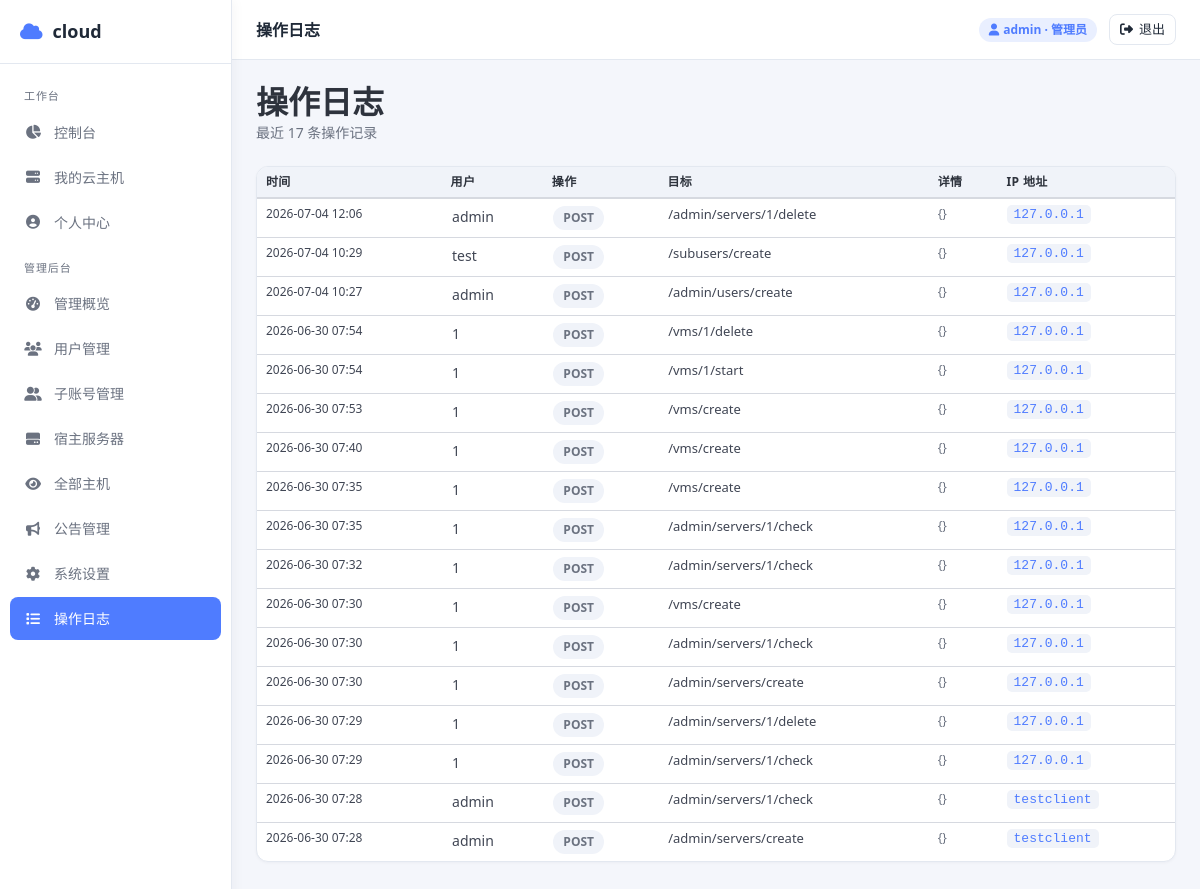
The page /admin/logs (signed in) on the database its author committed.
### app/models.py (models this page shows)
class User(Base):
    __tablename__ = "users"
    id: Mapped[int] = mapped_column(Integer, primary_key=True, autoincrement=True)
    username: Mapped[str] = mapped_column(String(64), unique=True, nullable=False, index=True)
    password_hash: Mapped[str] = mapped_column(String(256), nullable=False)
    role: Mapped[UserRole] = mapped_column(SAEnum(UserRole), default=UserRole.USER)
    is_active: Mapped[bool] = mapped_column(Boolean, default=True)
    parent_id: Mapped[int] = mapped_column(Integer, ForeignKey("users.id"), nullable=True)
    created_at: Mapped[datetime] = mapped_column(DateTime, default=_utcnow)
    updated_at: Mapped[datetime] = mapped_column(DateTime, default=_utcnow, onupdate=_utcnow)
    vms = relationship("VM", back_populates="owner")
    servers = relationship("Server", back_populates="owner")
    parent = relationship("User", remote_side="User.id", back_populates="subusers")
    subusers = relationship("User", back_populates="parent")
    vm_assignments = relationship("VMAssignment", back_populates="subuser", cascade="all, delete-orphan")

class OperationLog(Base):
    __tablename__ = "operation_logs"
    id: Mapped[int] = mapped_column(Integer, primary_key=True, autoincrement=True)
    user_id: Mapped[int] = mapped_column(Integer, ForeignKey("users.id"), nullable=True)
    username: Mapped[str] = mapped_column(String(64), default="")
    action: Mapped[str] = mapped_column(String(128), nullable=False)
    target: Mapped[str] = mapped_column(String(256), default="")
    detail: Mapped[str] = mapped_column(Text, default="")
    ip_address: Mapped[str] = mapped_column(String(64), default="")
    created_at: Mapped[datetime] = mapped_column(DateTime, default=_utcnow)

### app/routers/admin_router.py (the view)
@router.get("/logs", response_class=HTMLResponse)
async def admin_logs(request: Request, db: AsyncSession = Depends(get_db)):
    admin = await require_admin(request, db)
    logs = (await db.execute(
        select(OperationLog).order_by(OperationLog.id.desc()).limit(200)
    )).scalars().all()
    return templates.TemplateResponse("admin/logs.html", {
        "request": request, "user": admin, "logs": logs})

### app/templates/admin/logs.html (shortened to what this page needs)
{% extends "base.html" %}
{% block page_title %}操作日志{% endblock %}
{% block content %}
<div class="level"><div><h1 class="title">操作日志</h1><p class="subtitle">最近 {{ logs|length }} 条操作记录</p></div></div>
<div class="card" style="padding:0;overflow:hidden">
    <div class="tbl-wrap"><table>
        <thead><tr><th>时间</th><th>用户</th><th>操作</th><th>目标</th><th>详情</th><th>IP 地址</th></tr></thead>
        <tbody>
        {% for log in logs %}
        <tr>
            <td style="font-size:12px;white-space:nowrap">{{ log.created_at.strftime('%Y-%m-%d %H:%M') }}</td>
            <td>{{ log.username }}</td>
            <td><span class="tag tag-light">{{ log.action }}</span></td>
            <td style="font-size:13px">{{ log.target }}</td>
            <td style="font-size:12px;color:var(--muted);max-width:280px;overflow:hidden;text-overflow:ellipsis">{{ log.detail[:80] }}</td>
            <td style="font-size:12px"><code>{{ log.ip_address }}</code></td>
        </tr>
        {% else %}
        <tr><td colspan="6"><div class="empty"><i class="fas fa-list"></i>暂无日志记录</div></td></tr>
        {% endfor %}
        </tbody>
    </table></div>
</div>
{% endblock %}

### app/templates/base.html (shortened to what this page needs)
<!DOCTYPE html>
<html lang="zh-CN">
<head>
    <link rel="stylesheet" href="https://cdn.jsdelivr.net/npm/bulma@1.0.2/css/bulma.min.css">
    <link rel="stylesheet" href="https://cdnjs.cloudflare.com/ajax/libs/font-awesome/6.7.2/css/all.min.css">
</head>
<body>
{% if user %}
<div class="layout">
    <aside class="sidebar" id="sidebar">
        <div class="brand"><i class="fas fa-cloud"></i> cloud</div>
        <nav class="nav">
            <div class="nav-section">工作台</div>
            <a href="/dashboard" class="{{ 'active' if request.url.path == '/dashboard' else '' }}"><i class="fas fa-chart-pie"></i> 控制台</a>
            <a href="/vms" class="{{ 'active' if request.url.path.startswith('/vms') else '' }}"><i class="fas fa-server"></i> {% if user.role.value == 'subuser' %}我的虚拟机{% else %}我的云主机{% endif %}</a>
            <a href="/profile" class="{{ 'active' if request.url.path == '/profile' else '' }}"><i class="fas fa-user-circle"></i> 个人中心</a>
            {% if user.role == 'admin' %}
            <div class="nav-section">管理后台</div>
            <a href="/admin/dashboard" class="{{ 'active' if request.url.path.startswith('/admin/dashboard') else '' }}"><i class="fas fa-tachometer-alt"></i> 管理概览</a>
            <a href="/admin/users" class="{{ 'active' if request.url.path.startswith('/admin/users') else '' }}"><i class="fas fa-users"></i> 用户管理</a>
            <a href="/admin/subusers" class="{{ 'active' if request.url.path.startswith('/admin/subusers') else '' }}"><i class="fas fa-user-friends"></i> 子账号管理</a>
            <a href="/admin/servers" class="{{ 'active' if request.url.path.startswith('/admin/servers') else '' }}"><i class="fas fa-hdd"></i> 宿主服务器</a>
            <a href="/admin/vms" class="{{ 'active' if request.url.path.startswith('/admin/vms') else '' }}"><i class="fas fa-eye"></i> 全部主机</a>
            <a href="/admin/announcements" class="{{ 'active' if request.url.path.startswith('/admin/announcements') else '' }}"><i class="fas fa-bullhorn"></i> 公告管理</a>
            <a href="/admin/settings" class="{{ 'active' if request.url.path.startswith('/admin/settings') else '' }}"><i class="fas fa-cog"></i> 系统设置</a>
            <a href="/admin/logs" class="{{ 'active' if request.url.path.startswith('/admin/logs') else '' }}"><i class="fas fa-list"></i> 操作日志</a>
            {% endif %}
        </nav>
    </aside>
    <div class="main">
        <header class="topbar">
            <div style="display:flex;align-items:center;gap:12px">
                <span class="page-title">{% block page_title %}{% endblock %}</span>
            </div>
            <div class="user-area">
                <span class="tag {{ 'tag-info' if user.role == 'admin' else ('tag-warn' if user.role.value == 'subuser' else 'tag-light') }}"><i class="fas fa-user"></i> {{ user.username }}{% if user.role == 'admin' %} · 管理员{% elif user.role.value == 'subuser' %} · 子账号{% endif %}</span>
                <a class="btn btn-sm" href="/logout"><i class="fas fa-sign-out-alt"></i> 退出</a>
            </div>
        </header>
        <main class="content">
            {% block content %}{% endblock %}
        </main>
    </div>
</div>
{% else %}
{% block guest %}{% endblock %}
{% endif %}
</body>
</html>

### app/templates/base.html (style rules this page uses)
:root { --bg:#f4f6fb; --panel:#ffffff; --panel-2:#f0f3f9; --border:#e3e8f0; --text:#1f2937; --muted:#6b7280; --primary:#4f7cff; --primary-d:#3a63d6; --ok:#10b981; --warn:#f59e0b; --danger:#ef4444; }
* { box-sizing:border-box }
body { background:var(--bg);color:var(--text);font-family:"Microsoft YaHei","PingFang SC",system-ui,-apple-system,sans-serif;margin:0 }
a { color:var(--primary);text-decoration:none }
.layout { display:flex;min-height:100vh }
.sidebar { width:232px;background:#ffffff;border-right:1px solid var(--border);position:fixed;top:0;bottom:0;left:0;display:flex;flex-direction:column;z-index:30;box-shadow:2px 0 12px rgba(15,23,42,.04) }
.sidebar .brand { padding:18px 20px;font-weight:700;font-size:18px;border-bottom:1px solid var(--border);display:flex;align-items:center;gap:10px;color:#1f2937 }
.sidebar .brand i { color:var(--primary) }
.nav { padding:10px;flex:1;overflow-y:auto }
.nav a { display:flex;align-items:center;gap:12px;padding:11px 14px;border-radius:8px;color:var(--muted);margin-bottom:2px;font-size:14px;transition:.15s }
.nav a.active { background:var(--primary);color:#fff }
.nav a i { width:18px;text-align:center }
.nav .nav-section { font-size:11px;color:var(--muted);letter-spacing:.08em;padding:14px 14px 6px }
.main { margin-left:232px;flex:1;display:flex;flex-direction:column;min-width:0 }
.topbar { height:60px;background:#ffffff;border-bottom:1px solid var(--border);display:flex;align-items:center;justify-content:space-between;padding:0 24px;position:sticky;top:0;z-index:20 }
.topbar .page-title { font-weight:600;font-size:16px;color:#1f2937 }
.topbar .user-area { display:flex;align-items:center;gap:12px }
.content { padding:24px;flex:1;max-width:1280px;width:100% }
.card { background:#ffffff;border:1px solid var(--border);border-radius:12px;padding:20px;margin-bottom:20px;box-shadow:0 1px 3px rgba(15,23,42,.04) }
.tbl-wrap { overflow-x:auto }
table { width:100%;border-collapse:collapse }
th,td { padding:12px 14px;text-align:left;border-bottom:1px solid var(--border);font-size:14px;white-space:nowrap }
th { color:var(--muted);font-weight:600;font-size:12px;letter-spacing:.03em;background:var(--panel-2) }
.btn { display:inline-flex;align-items:center;gap:6px;padding:8px 14px;border-radius:8px;border:1px solid var(--border);background:#ffffff;color:var(--text);cursor:pointer;font-size:14px;text-decoration:none;transition:.15s;font-family:inherit }
.btn-sm { padding:5px 10px;font-size:13px }
.tag { display:inline-flex;align-items:center;gap:4px;padding:3px 10px;border-radius:999px;font-size:12px;font-weight:600;white-space:nowrap }
.tag-info { background:rgba(79,124,255,.12);color:var(--primary) }
.tag-light { background:var(--panel-2);color:var(--muted) }
.level { display:flex;align-items:center;justify-content:space-between;flex-wrap:wrap;gap:12px;margin-bottom:20px }
.title { font-size:20px;font-weight:700;margin:0;color:#1f2937 }
.subtitle { font-size:14px;color:var(--muted);margin:4px 0 0 }
code { background:var(--panel-2);padding:2px 7px;border-radius:5px;font-size:13px;color:var(--primary) }

### rows shown on the page
User: username "admin"
OperationLog: created_at "2026-07-04 12:06", username "admin", action "POST", target "/admin/servers/1/delete", detail "{}", ip_address "127.0.0.1"
OperationLog: created_at "2026-07-04 10:29", username "test", action "POST", target "/subusers/create", detail "{}", ip_address "127.0.0.1"
OperationLog: created_at "2026-07-04 10:27", username "admin", action "POST", target "/admin/users/create", detail "{}", ip_address "127.0.0.1"
OperationLog: created_at "2026-06-30 07:54", username "1", action "POST", target "/vms/1/delete", detail "{}", ip_address "127.0.0.1"
OperationLog: created_at "2026-06-30 07:54", username "1", action "POST", target "/vms/1/start", detail "{}", ip_address "127.0.0.1"
OperationLog: created_at "2026-06-30 07:53", username "1", action "POST", target "/vms/create", detail "{}", ip_address "127.0.0.1"
OperationLog: created_at "2026-06-30 07:40", username "1", action "POST", target "/vms/create", detail "{}", ip_address "127.0.0.1"
OperationLog: created_at "2026-06-30 07:35", username "1", action "POST", target "/vms/create", detail "{}", ip_address "127.0.0.1"
OperationLog: created_at "2026-06-30 07:35", username "1", action "POST", target "/admin/servers/1/check", detail "{}", ip_address "127.0.0.1"
OperationLog: created_at "2026-06-30 07:32", username "1", action "POST", target "/admin/servers/1/check", detail "{}", ip_address "127.0.0.1"
OperationLog: created_at "2026-06-30 07:30", username "1", action "POST", target "/vms/create", detail "{}", ip_address "127.0.0.1"
OperationLog: created_at "2026-06-30 07:30", username "1", action "POST", target "/admin/servers/1/check", detail "{}", ip_address "127.0.0.1"
OperationLog: created_at "2026-06-30 07:30", username "1", action "POST", target "/admin/servers/create", detail "{}", ip_address "127.0.0.1"
OperationLog: created_at "2026-06-30 07:29", username "1", action "POST", target "/admin/servers/1/delete", detail "{}", ip_address "127.0.0.1"
OperationLog: created_at "2026-06-30 07:29", username "1", action "POST", target "/admin/servers/1/check", detail "{}", ip_address "127.0.0.1"
OperationLog: created_at "2026-06-30 07:28", username "admin", action "POST", target "/admin/servers/1/check", detail "{}", ip_address "testclient"
OperationLog: created_at "2026-06-30 07:28", username "admin", action "POST", target "/admin/servers/create", detail "{}", ip_address "testclient"

### other values the page prints
{{ logs|length }} "17"
